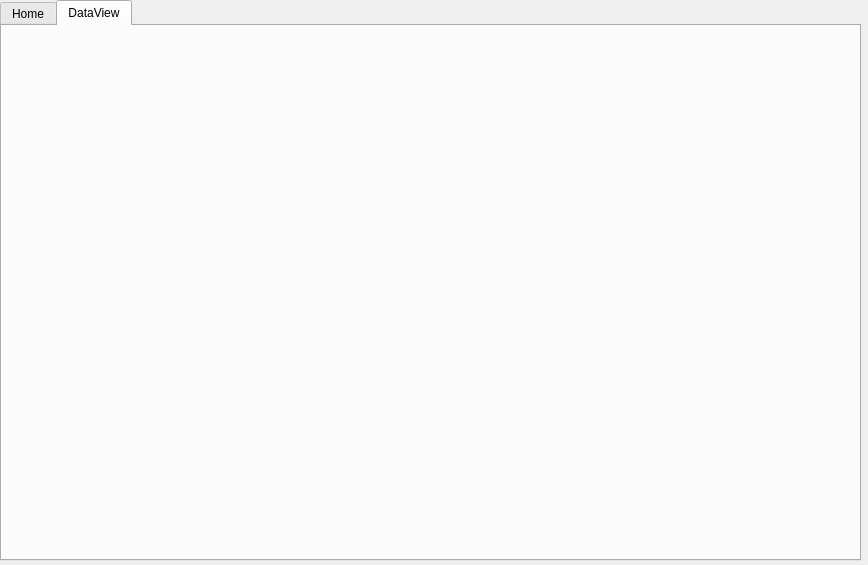
<?xml version="1.0" encoding="UTF-8"?>
<ui version="4.0">
 <class>Dialog</class>
 <widget class="QDialog" name="Dialog">
  <property name="geometry">
   <rect>
    <x>0</x>
    <y>0</y>
    <width>868</width>
    <height>565</height>
   </rect>
  </property>
  <property name="windowTitle">
   <string>Bitpanda GE Data Viewer</string>
  </property>
  <widget class="QTabWidget" name="tabWidget">
   <property name="geometry">
    <rect>
     <x>0</x>
     <y>0</y>
     <width>861</width>
     <height>561</height>
    </rect>
   </property>
   <property name="sizePolicy">
    <sizepolicy hsizetype="Expanding" vsizetype="Expanding">
     <horstretch>0</horstretch>
     <verstretch>0</verstretch>
    </sizepolicy>
   </property>
   <property name="currentIndex">
    <number>1</number>
   </property>
   <property name="movable">
    <bool>true</bool>
   </property>
   <widget class="QWidget" name="tab1">
    <attribute name="title">
     <string>Home</string>
    </attribute>
   </widget>
   <widget class="QWidget" name="tab_2">
    <attribute name="title">
     <string>DataView</string>
    </attribute>
   </widget>
  </widget>
 </widget>
 <resources/>
 <connections/>
</ui>
